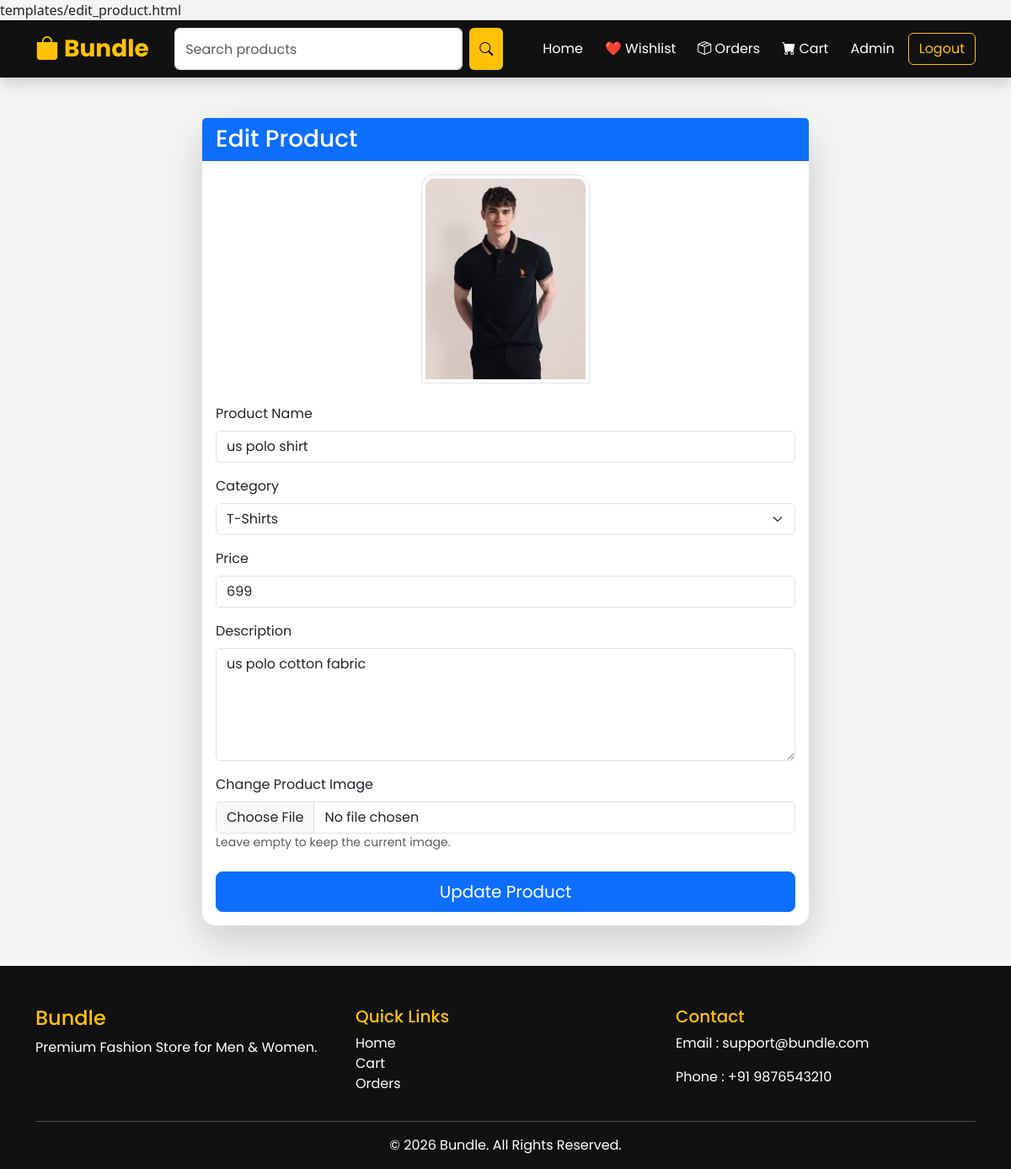
/edit_product/1 (signed in), run on the app's committed database.
### app.py (models this page shows)
class Product(db.Model):
    id = db.Column(
        db.Integer,
        primary_key=True
    )
    name = db.Column(
        db.String(150),
        nullable=False
    )
    category = db.Column(
        db.String(100),
        nullable=False
    )
    price = db.Column(
        db.Integer,
        nullable=False
    )
    description = db.Column(
        db.Text,
        nullable=False
    )
    image = db.Column(
        db.String(200),
        nullable=False
    )

### app.py (the view, shortened to what this page needs)
@app.route("/edit_product/<int:id>", methods=["GET", "POST"])
@login_required
def edit_product(id):
    if not current_user.is_admin:
        return redirect(url_for("home"))
    product = Product.query.get_or_404(id)
    return render_template(
        "edit_product.html",
        product=product
    )

### app.py (called while the page is built)
@login_manager.user_loader
def load_user(user_id):
    return User.query.get(int(user_id))

### templates/edit_product.html (shortened to what this page needs)
templates/edit_product.html{% extends "base.html" %}
{% block content %}
<div class="container my-5">
    <div class="row justify-content-center">
        <div class="col-lg-8">
            <div class="card shadow-lg border-0">
                <div class="card-header bg-primary text-white">
                    <h3 class="mb-0">
                        Edit Product
                    </h3>
                </div>
                <div class="card-body">
                    <form method="POST" enctype="multipart/form-data">
                        <div class="text-center mb-4">
                            <img src="{{ url_for('static', filename='images/' + product.image) }}"
                                 width="200"
                                 class="img-thumbnail">
                        </div>
                        <div class="mb-3">
                            <label class="form-label">
                                Product Name
                            </label>
                            <input
                                type="text"
                                class="form-control"
                                name="name"
                                value="{{ product.name }}"
                                required>
                        </div>
                        <div class="mb-3">
                            <label class="form-label">
                                Category
                            </label>
                            <select
                                class="form-select"
                                name="category"
                                required>
                                <option {% if product.category=="T-Shirts" %}selected{% endif %}>T-Shirts</option>
                            </select>
                        </div>
                        <div class="mb-3">
                            <label class="form-label">
                                Price
                            </label>
                            <input
                                type="number"
                                class="form-control"
                                name="price"
                                value="{{ product.price }}"
                                required>
                        </div>
                        <div class="mb-3">
                            <label class="form-label">
                                Description
                            </label>
                            <textarea
                                class="form-control"
                                rows="5"
                                name="description"
                                required>{{ product.description }}</textarea>
                        </div>
                        <div class="mb-4">
                            <label class="form-label">
                                Change Product Image
                            </label>
                            <input
                                type="file"
                                class="form-control"
                                name="image"
                                accept=".jpg,.jpeg,.png,.webp">
                            <small class="text-muted">
                                Leave empty to keep the current image.
                            </small>
                        </div>
                        <div class="d-grid">
                            <button
                                class="btn btn-primary btn-lg">
                                Update Product
                            </button>
                        </div>
                    </form>
                </div>
            </div>
        </div>
    </div>
</div>
{% endblock %}

### static/css/style.css (style rules this page uses)
* { margin:0; padding:0; box-sizing:border-box; font-family:'Poppins',sans-serif; }
body { background:#f5f5f5; color:#222; }
.card { border:none; transition:.4s; border-radius:15px; }
.card img { border-radius:15px 15px 0 0; }
form input { border-radius:30px; }
form button { border-radius:30px; }

### data on the page
Product: image (picture), name "us polo shirt", category "T-Shirts", price "699", description "us polo cotton fabric"
